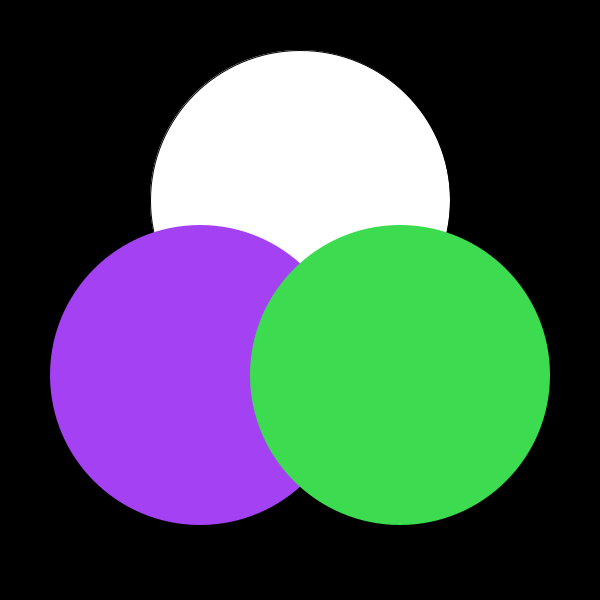
Frame 1 (no input)
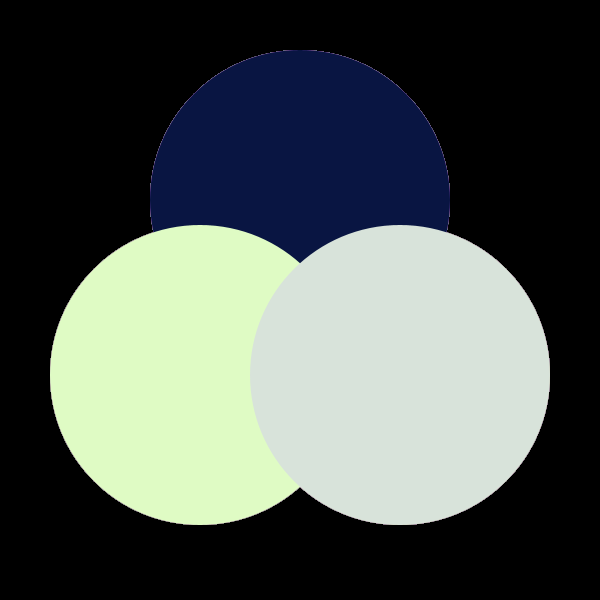
Frame 60 (the mouse pressed at the canvas centre just before this capture)
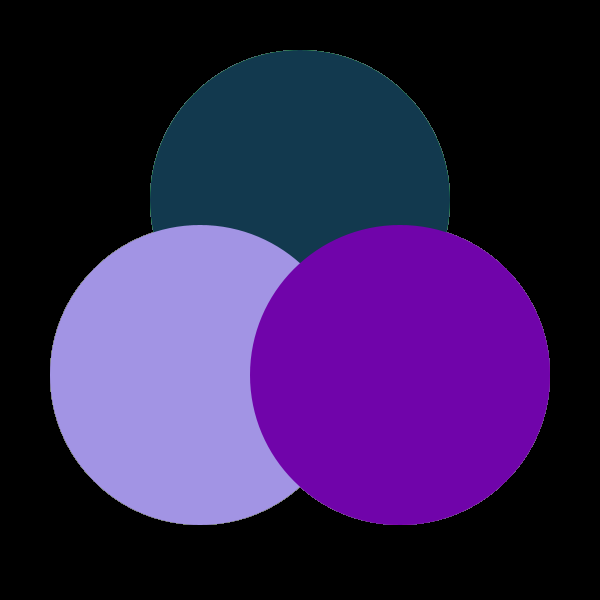
Frame 120 (the mouse held since frame 60 and released just before this capture)

The Processing sketch that drew these frames (run headless with seeded random() and noise(); from frame 60 on, the mouse is pressed at the canvas centre):

// Processing sketch: processing_124138
// ── processing_124138.pde

void setup()
{
size(600,600);
background(0,0,0);
}

void draw()
{
  
  ellipse(300,200,300,300);
  fill(random(255),random(255),random(256),255);
  noStroke();
  {
    
    ellipse(200,375,300,300);
    fill(random(255),random(256),random(255),255);
    noStroke();
    {
      
      ellipse(400,375,300,300);
      fill(random(256),random(255),random(255),255);
      noStroke();
    }
  }
}
